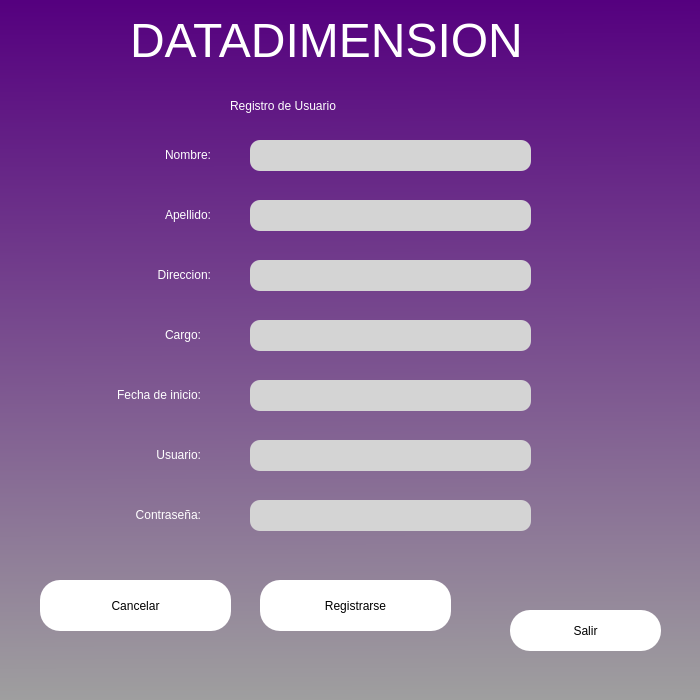
<?xml version="1.0" encoding="UTF-8"?>
<ui version="4.0">
 <class>MainWindow</class>
 <widget class="QMainWindow" name="MainWindow">
  <property name="geometry">
   <rect>
    <x>0</x>
    <y>0</y>
    <width>700</width>
    <height>700</height>
   </rect>
  </property>
  <property name="minimumSize">
   <size>
    <width>700</width>
    <height>700</height>
   </size>
  </property>
  <property name="maximumSize">
   <size>
    <width>700</width>
    <height>700</height>
   </size>
  </property>
  <property name="windowTitle">
   <string>MainWindow</string>
  </property>
  <property name="styleSheet">
   <string notr="true">QWidget#centralwidget{
background-color: qlineargradient(spread:pad, x1:0.517, y1:0, x2:0.522, y2:1, stop:0 rgba(85, 0, 127, 255), stop:1 rgba(159, 159, 159, 255));}</string>
  </property>
  <widget class="QWidget" name="centralwidget">
   <widget class="QLabel" name="label">
    <property name="geometry">
     <rect>
      <x>130</x>
      <y>-20</y>
      <width>471</width>
      <height>121</height>
     </rect>
    </property>
    <property name="font">
     <font>
      <family>MS Shell Dlg 2</family>
      <pointsize>36</pointsize>
      <weight>50</weight>
      <italic>false</italic>
      <bold>false</bold>
     </font>
    </property>
    <property name="styleSheet">
     <string notr="true">font: 36pt &quot;MS Shell Dlg 2&quot;;
color: white;</string>
    </property>
    <property name="text">
     <string>DATADIMENSION</string>
    </property>
    <property name="textFormat">
     <enum>Qt::AutoText</enum>
    </property>
    <property name="wordWrap">
     <bool>false</bool>
    </property>
    <property name="openExternalLinks">
     <bool>true</bool>
    </property>
   </widget>
   <widget class="QLabel" name="label_2">
    <property name="geometry">
     <rect>
      <x>230</x>
      <y>90</y>
      <width>241</width>
      <height>31</height>
     </rect>
    </property>
    <property name="styleSheet">
     <string notr="true">font: 16pt &quot;MS Shell Dlg 2&quot;;
color: white;</string>
    </property>
    <property name="text">
     <string>Registro de Usuario</string>
    </property>
   </widget>
   <widget class="QLabel" name="label_3">
    <property name="geometry">
     <rect>
      <x>110</x>
      <y>140</y>
      <width>101</width>
      <height>31</height>
     </rect>
    </property>
    <property name="styleSheet">
     <string notr="true">font: 16pt &quot;MS Shell Dlg 2&quot;;
color: white;</string>
    </property>
    <property name="text">
     <string>&lt;html&gt;&lt;head/&gt;&lt;body&gt;&lt;p align=&quot;right&quot;&gt;Nombre:&lt;/p&gt;&lt;/body&gt;&lt;/html&gt;</string>
    </property>
   </widget>
   <widget class="QLabel" name="label_4">
    <property name="geometry">
     <rect>
      <x>50</x>
      <y>200</y>
      <width>161</width>
      <height>31</height>
     </rect>
    </property>
    <property name="styleSheet">
     <string notr="true">font: 16pt &quot;MS Shell Dlg 2&quot;;
color: white;</string>
    </property>
    <property name="text">
     <string>&lt;html&gt;&lt;head/&gt;&lt;body&gt;&lt;p align=&quot;right&quot;&gt;Apellido:&lt;/p&gt;&lt;/body&gt;&lt;/html&gt;</string>
    </property>
   </widget>
   <widget class="QLineEdit" name="lineEdit">
    <property name="geometry">
     <rect>
      <x>250</x>
      <y>140</y>
      <width>281</width>
      <height>31</height>
     </rect>
    </property>
    <property name="styleSheet">
     <string notr="true">border-radius:10px;
font: 14pt &quot;MS Shell Dlg 2&quot;;
background-color: rgb(212, 212, 212);</string>
    </property>
   </widget>
   <widget class="QLineEdit" name="lineEdit_2">
    <property name="geometry">
     <rect>
      <x>250</x>
      <y>200</y>
      <width>281</width>
      <height>31</height>
     </rect>
    </property>
    <property name="styleSheet">
     <string notr="true">border-radius:10px;
font: 14pt &quot;MS Shell Dlg 2&quot;;
background-color: rgb(212, 212, 212);
</string>
    </property>
    <property name="echoMode">
     <enum>QLineEdit::Normal</enum>
    </property>
   </widget>
   <widget class="QPushButton" name="pushButton">
    <property name="geometry">
     <rect>
      <x>260</x>
      <y>580</y>
      <width>191</width>
      <height>51</height>
     </rect>
    </property>
    <property name="styleSheet">
     <string notr="true">border-radius:20px;
font: 14pt &quot;MS Shell Dlg 2&quot;;
background-color: rgb(255, 255, 255);</string>
    </property>
    <property name="text">
     <string>Registrarse</string>
    </property>
   </widget>
   <widget class="QPushButton" name="pushButton_3">
    <property name="geometry">
     <rect>
      <x>510</x>
      <y>610</y>
      <width>151</width>
      <height>41</height>
     </rect>
    </property>
    <property name="styleSheet">
     <string notr="true">border-radius:20px;
font: 14pt &quot;MS Shell Dlg 2&quot;;
background-color: rgb(255, 255, 255);</string>
    </property>
    <property name="text">
     <string>Salir</string>
    </property>
   </widget>
   <widget class="QLabel" name="label_5">
    <property name="geometry">
     <rect>
      <x>230</x>
      <y>305</y>
      <width>261</width>
      <height>31</height>
     </rect>
    </property>
    <property name="font">
     <font>
      <family>MS Shell Dlg 2</family>
      <pointsize>14</pointsize>
      <weight>50</weight>
      <italic>false</italic>
      <bold>false</bold>
     </font>
    </property>
    <property name="styleSheet">
     <string notr="true">font: 14pt &quot;MS Shell Dlg 2&quot;;
color: rgb(252, 255, 39);</string>
    </property>
    <property name="text">
     <string/>
    </property>
   </widget>
   <widget class="QLabel" name="label_6">
    <property name="geometry">
     <rect>
      <x>-10</x>
      <y>-40</y>
      <width>721</width>
      <height>741</height>
     </rect>
    </property>
    <property name="font">
     <font>
      <pointsize>4</pointsize>
     </font>
    </property>
    <property name="layoutDirection">
     <enum>Qt::RightToLeft</enum>
    </property>
    <property name="text">
     <string/>
    </property>
    <property name="pixmap">
     <pixmap>global-tech-summit-ze.jpg</pixmap>
    </property>
    <property name="scaledContents">
     <bool>true</bool>
    </property>
   </widget>
   <widget class="QLabel" name="label_7">
    <property name="geometry">
     <rect>
      <x>60</x>
      <y>260</y>
      <width>151</width>
      <height>31</height>
     </rect>
    </property>
    <property name="styleSheet">
     <string notr="true">font: 16pt &quot;MS Shell Dlg 2&quot;;
color: white;</string>
    </property>
    <property name="text">
     <string>&lt;html&gt;&lt;head/&gt;&lt;body&gt;&lt;p align=&quot;right&quot;&gt;Direccion:&lt;/p&gt;&lt;/body&gt;&lt;/html&gt;</string>
    </property>
   </widget>
   <widget class="QLineEdit" name="lineEdit_3">
    <property name="geometry">
     <rect>
      <x>250</x>
      <y>260</y>
      <width>281</width>
      <height>31</height>
     </rect>
    </property>
    <property name="styleSheet">
     <string notr="true">border-radius:10px;
font: 14pt &quot;MS Shell Dlg 2&quot;;
background-color: rgb(212, 212, 212);
</string>
    </property>
    <property name="echoMode">
     <enum>QLineEdit::Normal</enum>
    </property>
   </widget>
   <widget class="QLabel" name="label_8">
    <property name="geometry">
     <rect>
      <x>100</x>
      <y>320</y>
      <width>101</width>
      <height>31</height>
     </rect>
    </property>
    <property name="styleSheet">
     <string notr="true">font: 16pt &quot;MS Shell Dlg 2&quot;;
color: white;</string>
    </property>
    <property name="text">
     <string>&lt;html&gt;&lt;head/&gt;&lt;body&gt;&lt;p align=&quot;right&quot;&gt;Cargo:&lt;/p&gt;&lt;/body&gt;&lt;/html&gt;</string>
    </property>
   </widget>
   <widget class="QLabel" name="label_9">
    <property name="geometry">
     <rect>
      <x>-20</x>
      <y>380</y>
      <width>221</width>
      <height>31</height>
     </rect>
    </property>
    <property name="styleSheet">
     <string notr="true">font: 16pt &quot;MS Shell Dlg 2&quot;;
color: white;</string>
    </property>
    <property name="text">
     <string>&lt;html&gt;&lt;head/&gt;&lt;body&gt;&lt;p align=&quot;right&quot;&gt;Fecha de inicio:&lt;/p&gt;&lt;/body&gt;&lt;/html&gt;</string>
    </property>
   </widget>
   <widget class="QLabel" name="label_10">
    <property name="geometry">
     <rect>
      <x>50</x>
      <y>500</y>
      <width>151</width>
      <height>31</height>
     </rect>
    </property>
    <property name="styleSheet">
     <string notr="true">font: 16pt &quot;MS Shell Dlg 2&quot;;
color: white;</string>
    </property>
    <property name="text">
     <string>&lt;html&gt;&lt;head/&gt;&lt;body&gt;&lt;p align=&quot;right&quot;&gt;Contraseña:&lt;/p&gt;&lt;/body&gt;&lt;/html&gt;</string>
    </property>
   </widget>
   <widget class="QLabel" name="label_11">
    <property name="geometry">
     <rect>
      <x>100</x>
      <y>440</y>
      <width>101</width>
      <height>31</height>
     </rect>
    </property>
    <property name="styleSheet">
     <string notr="true">font: 16pt &quot;MS Shell Dlg 2&quot;;
color: white;</string>
    </property>
    <property name="text">
     <string>&lt;html&gt;&lt;head/&gt;&lt;body&gt;&lt;p align=&quot;right&quot;&gt;Usuario:&lt;/p&gt;&lt;/body&gt;&lt;/html&gt;</string>
    </property>
   </widget>
   <widget class="QLineEdit" name="lineEdit_4">
    <property name="geometry">
     <rect>
      <x>250</x>
      <y>320</y>
      <width>281</width>
      <height>31</height>
     </rect>
    </property>
    <property name="styleSheet">
     <string notr="true">border-radius:10px;
font: 14pt &quot;MS Shell Dlg 2&quot;;
background-color: rgb(212, 212, 212);
</string>
    </property>
    <property name="echoMode">
     <enum>QLineEdit::Normal</enum>
    </property>
   </widget>
   <widget class="QLineEdit" name="lineEdit_5">
    <property name="geometry">
     <rect>
      <x>250</x>
      <y>380</y>
      <width>281</width>
      <height>31</height>
     </rect>
    </property>
    <property name="styleSheet">
     <string notr="true">border-radius:10px;
font: 14pt &quot;MS Shell Dlg 2&quot;;
background-color: rgb(212, 212, 212);
</string>
    </property>
    <property name="echoMode">
     <enum>QLineEdit::Normal</enum>
    </property>
   </widget>
   <widget class="QLineEdit" name="lineEdit_6">
    <property name="geometry">
     <rect>
      <x>250</x>
      <y>440</y>
      <width>281</width>
      <height>31</height>
     </rect>
    </property>
    <property name="styleSheet">
     <string notr="true">border-radius:10px;
font: 14pt &quot;MS Shell Dlg 2&quot;;
background-color: rgb(212, 212, 212);
</string>
    </property>
    <property name="echoMode">
     <enum>QLineEdit::Normal</enum>
    </property>
   </widget>
   <widget class="QLineEdit" name="lineEdit_7">
    <property name="geometry">
     <rect>
      <x>250</x>
      <y>500</y>
      <width>281</width>
      <height>31</height>
     </rect>
    </property>
    <property name="styleSheet">
     <string notr="true">border-radius:10px;
font: 14pt &quot;MS Shell Dlg 2&quot;;
background-color: rgb(212, 212, 212);
</string>
    </property>
    <property name="echoMode">
     <enum>QLineEdit::Password</enum>
    </property>
   </widget>
   <widget class="QLabel" name="label_12">
    <property name="geometry">
     <rect>
      <x>260</x>
      <y>550</y>
      <width>321</width>
      <height>31</height>
     </rect>
    </property>
    <property name="font">
     <font>
      <family>MS Shell Dlg 2</family>
      <pointsize>14</pointsize>
      <weight>50</weight>
      <italic>false</italic>
      <bold>false</bold>
     </font>
    </property>
    <property name="styleSheet">
     <string notr="true">font: 14pt &quot;MS Shell Dlg 2&quot;;
color: rgb(252, 255, 39);</string>
    </property>
    <property name="text">
     <string/>
    </property>
   </widget>
   <widget class="QPushButton" name="pushButton_2">
    <property name="geometry">
     <rect>
      <x>40</x>
      <y>580</y>
      <width>191</width>
      <height>51</height>
     </rect>
    </property>
    <property name="styleSheet">
     <string notr="true">border-radius:20px;
font: 14pt &quot;MS Shell Dlg 2&quot;;
background-color: rgb(255, 255, 255);</string>
    </property>
    <property name="text">
     <string>Cancelar</string>
    </property>
   </widget>
   <zorder>label_6</zorder>
   <zorder>label</zorder>
   <zorder>label_2</zorder>
   <zorder>label_3</zorder>
   <zorder>label_4</zorder>
   <zorder>lineEdit</zorder>
   <zorder>lineEdit_2</zorder>
   <zorder>pushButton</zorder>
   <zorder>pushButton_3</zorder>
   <zorder>label_5</zorder>
   <zorder>label_7</zorder>
   <zorder>lineEdit_3</zorder>
   <zorder>label_8</zorder>
   <zorder>label_9</zorder>
   <zorder>label_10</zorder>
   <zorder>label_11</zorder>
   <zorder>lineEdit_4</zorder>
   <zorder>lineEdit_5</zorder>
   <zorder>lineEdit_6</zorder>
   <zorder>lineEdit_7</zorder>
   <zorder>label_12</zorder>
   <zorder>pushButton_2</zorder>
  </widget>
 </widget>
 <resources/>
 <connections/>
</ui>
